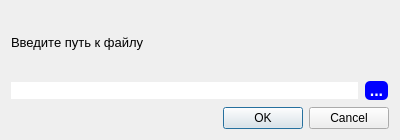
<?xml version="1.0" encoding="UTF-8"?>
<ui version="4.0">
 <class>FindFile</class>
 <widget class="QDialog" name="FindFile">
  <property name="geometry">
   <rect>
    <x>0</x>
    <y>0</y>
    <width>400</width>
    <height>140</height>
   </rect>
  </property>
  <property name="sizePolicy">
   <sizepolicy hsizetype="Maximum" vsizetype="Minimum">
    <horstretch>0</horstretch>
    <verstretch>0</verstretch>
   </sizepolicy>
  </property>
  <property name="windowTitle">
   <string>Dialog</string>
  </property>
  <layout class="QVBoxLayout" name="verticalLayout">
   <item>
    <layout class="QVBoxLayout" name="verticalLayout_2">
     <item>
      <widget class="QLabel" name="label">
       <property name="font">
        <font>
         <pointsize>10</pointsize>
        </font>
       </property>
       <property name="text">
        <string>Введите путь к файлу</string>
       </property>
      </widget>
     </item>
     <item>
      <layout class="QHBoxLayout" name="horizontalLayout">
       <item>
        <widget class="QLineEdit" name="lineEdit">
         <property name="font">
          <font>
           <pointsize>10</pointsize>
          </font>
         </property>
         <property name="styleSheet">
          <string notr="true">border: none;</string>
         </property>
        </widget>
       </item>
       <item>
        <widget class="QPushButton" name="pushButton">
         <property name="font">
          <font>
           <pointsize>12</pointsize>
           <bold>true</bold>
          </font>
         </property>
         <property name="styleSheet">
          <string notr="true">QPushButton {
background-color: blue;
border: none;
color: white;
margin: 1px 1px;
border-radius: 5px;
        }
QPushButton:hover {
background-color: lightblue;
        }
QPushButton:pressed {
background-color: #21618C;
        }</string>
         </property>
         <property name="text">
          <string> ... </string>
         </property>
        </widget>
       </item>
      </layout>
     </item>
    </layout>
   </item>
   <item>
    <widget class="QDialogButtonBox" name="buttonBox">
     <property name="orientation">
      <enum>Qt::Orientation::Horizontal</enum>
     </property>
     <property name="standardButtons">
      <set>QDialogButtonBox::StandardButton::Cancel|QDialogButtonBox::StandardButton::Ok</set>
     </property>
    </widget>
   </item>
  </layout>
 </widget>
 <resources/>
 <connections>
  <connection>
   <sender>buttonBox</sender>
   <signal>accepted()</signal>
   <receiver>FindFile</receiver>
   <slot>accept()</slot>
   <hints>
    <hint type="sourcelabel">
     <x>248</x>
     <y>254</y>
    </hint>
    <hint type="destinationlabel">
     <x>157</x>
     <y>274</y>
    </hint>
   </hints>
  </connection>
  <connection>
   <sender>buttonBox</sender>
   <signal>rejected()</signal>
   <receiver>FindFile</receiver>
   <slot>reject()</slot>
   <hints>
    <hint type="sourcelabel">
     <x>316</x>
     <y>260</y>
    </hint>
    <hint type="destinationlabel">
     <x>286</x>
     <y>274</y>
    </hint>
   </hints>
  </connection>
 </connections>
</ui>
